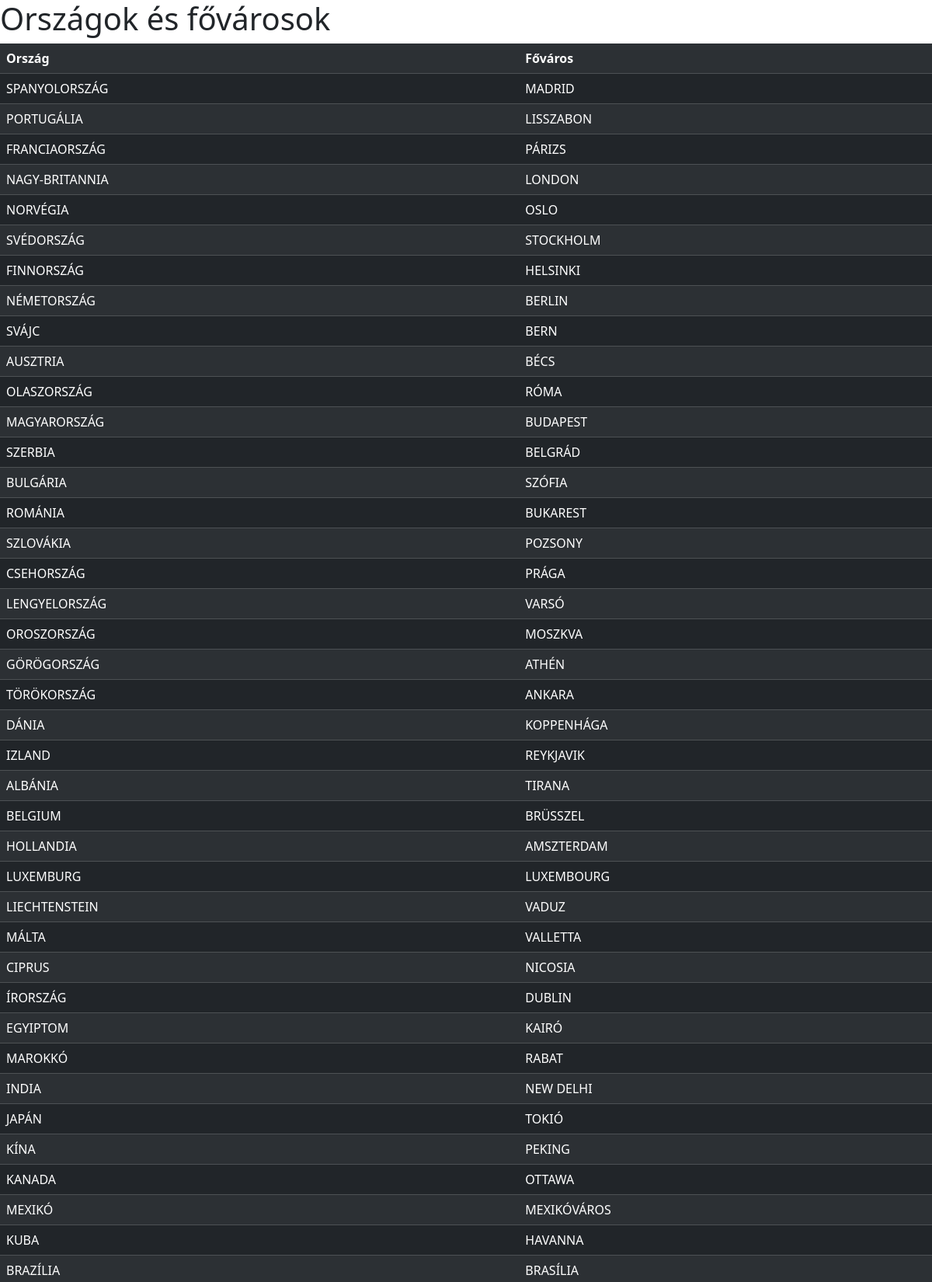
The page / (upper part) on the database its author committed.
### tables this page shows
CREATE TABLE `orszagok` (
  `id` int(11) NOT NULL auto_increment,
  `orszag` varchar(27) NOT NULL default '',
  `fovaros` varchar(19) NOT NULL default '',
  `foldr_hely` varchar(37) NOT NULL default '',
  `terulet` decimal(11,2) NOT NULL default '0.00',
  `allamforma` varchar(30) NOT NULL default '',
  `nepesseg` int(8) NOT NULL default '0',
  `nep_fovaros` int(8) NOT NULL default '0',
  `autojel` char(3) NOT NULL default '',
  `country` varchar(31) NOT NULL default '',
  `capital` varchar(19) NOT NULL default '',
  `penznem` varchar(20) NOT NULL default '',
  `penzjel` char(3) NOT NULL default '',
  `valtopenz` varchar(18) NOT NULL default '',
  `telefon` int(3) NOT NULL default '0',
  `gdp` int(5) NOT NULL default '0',
  `kat` int(1) NOT NULL default '0',
  PRIMARY KEY  (`id`)
);

### htdocs/index.php (the view, shortened to what this page needs)
<doctype html>
<html>
<head>
  <link rel="stylesheet" href="bootstrap.min.css">
</head>
<body>
  <h1>Országok és fővárosok</h1>
  <table class="table table-striped table-dark">
    <tr>
        <th>Ország</th>
        <th>Főváros</th>
    </tr>
        <?php
        require 'connect.php';
        $sql = "SELECT * FROM `orszagok` WHERE 1";
        $result = $conn->query($sql);
        if ($result->num_rows > 0) {
        while($row = $result->fetch_assoc()) {
            echo "<tr><td>" . $row["orszag"]. "</td><td>" . $row["fovaros"]. "</td></tr>";
        }
        } else {
        echo "Nincs találat.";
        }
        ?>
        </table>
</body>
</html>

### rows shown on the page
orszagok: orszag "SPANYOLORSZÁG", fovaros "MADRID"
orszagok: orszag "PORTUGÁLIA", fovaros "LISSZABON"
orszagok: orszag "FRANCIAORSZÁG", fovaros "PÁRIZS"
orszagok: orszag "NAGY-BRITANNIA", fovaros "LONDON"
orszagok: orszag "NORVÉGIA", fovaros "OSLO"
orszagok: orszag "SVÉDORSZÁG", fovaros "STOCKHOLM"
orszagok: orszag "FINNORSZÁG", fovaros "HELSINKI"
orszagok: orszag "NÉMETORSZÁG", fovaros "BERLIN"
orszagok: orszag "SVÁJC", fovaros "BERN"
orszagok: orszag "AUSZTRIA", fovaros "BÉCS"
orszagok: orszag "OLASZORSZÁG", fovaros "RÓMA"
orszagok: orszag "MAGYARORSZÁG", fovaros "BUDAPEST"
orszagok: orszag "SZERBIA", fovaros "BELGRÁD"
orszagok: orszag "BULGÁRIA", fovaros "SZÓFIA"
orszagok: orszag "ROMÁNIA", fovaros "BUKAREST"
orszagok: orszag "SZLOVÁKIA", fovaros "POZSONY"
orszagok: orszag "CSEHORSZÁG", fovaros "PRÁGA"
orszagok: orszag "LENGYELORSZÁG", fovaros "VARSÓ"
orszagok: orszag "OROSZORSZÁG", fovaros "MOSZKVA"
orszagok: orszag "GÖRÖGORSZÁG", fovaros "ATHÉN"
orszagok: orszag "TÖRÖKORSZÁG", fovaros "ANKARA"
orszagok: orszag "DÁNIA", fovaros "KOPPENHÁGA"
orszagok: orszag "IZLAND", fovaros "REYKJAVIK"
orszagok: orszag "ALBÁNIA", fovaros "TIRANA"
orszagok: orszag "BELGIUM", fovaros "BRÜSSZEL"
orszagok: orszag "HOLLANDIA", fovaros "AMSZTERDAM"
orszagok: orszag "LUXEMBURG", fovaros "LUXEMBOURG"
orszagok: orszag "LIECHTENSTEIN", fovaros "VADUZ"
orszagok: orszag "MÁLTA", fovaros "VALLETTA"
orszagok: orszag "CIPRUS", fovaros "NICOSIA"
orszagok: orszag "ÍRORSZÁG", fovaros "DUBLIN"
orszagok: orszag "EGYIPTOM", fovaros "KAIRÓ"
orszagok: orszag "MAROKKÓ", fovaros "RABAT"
orszagok: orszag "INDIA", fovaros "NEW DELHI"
orszagok: orszag "JAPÁN", fovaros "TOKIÓ"
orszagok: orszag "KÍNA", fovaros "PEKING"
orszagok: orszag "KANADA", fovaros "OTTAWA"
orszagok: orszag "MEXIKÓ", fovaros "MEXIKÓVÁROS"
orszagok: orszag "KUBA", fovaros "HAVANNA"
orszagok: orszag "BRAZÍLIA", fovaros "BRASÍLIA"
